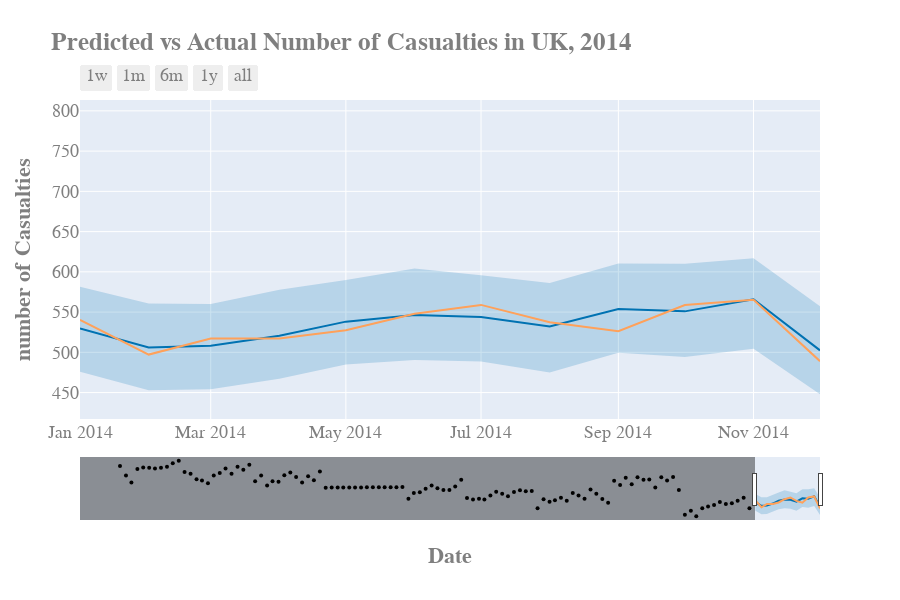

Notebook source saved alongside this figure:
### Code cell
import datetime

fig = plot_plotly(m, forecast)  # This returns a plotly Figure
fig.add_scatter(x=df_test['ds'], y= df_test['y'], mode='lines', name = 'Actual Number of Casualties')

fig.update_layout(xaxis_range=[datetime.datetime(2014, 1, 1),
                               datetime.datetime(2014, 12, 1)], 
                  title_text="<b> Predicted vs Actual Number of Casualties in UK, 2014 <b>",
                 xaxis_title="<b> Date <b>", yaxis_title="<b> number of Casualties <b>",
                 font=dict(family="Courier New, monospace", size=18, color="#7f7f7f"))
iplot(fig)
